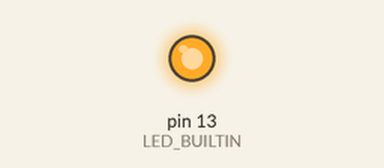
Bench run of a sketch on a simulated Arduino Uno, built with avr-gcc and run on an emulated ATmega328P. On the bench: output pins drawn as LEDs (lit = HIGH).

Above: at 0.5 s.
At 10.5 s:
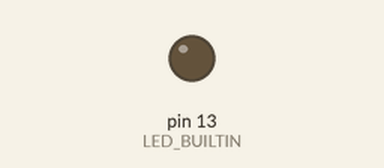
Timing chart, 0 to 15.6 s (numbered marks = the images above):
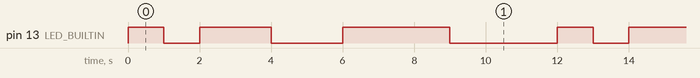

Measured:
- by itself, pin 13 (LED_BUILTIN): repeats every 12.0 s: LOW 1.0 s, HIGH 2.0 s, LOW 2.0 s, HIGH 3.0 s, LOW 3.0 s, HIGH 1.0 s
- by itself, everything shown: repeats every 12.0 s, in 6 steps

The sketch:

Blink1.ino
```cpp
// This is the solution code for the first Blinking and Fading Lights Question

void setup() {
  // Sets up the data transmission speed (baud-rate)
  // This is set at 9600 bits per second
  // Useful if you need to send information to/from
  // the arduino
  Serial.begin(9600);

  // Set the Builtin LED to Output (light)
  pinMode(LED_BUILTIN, OUTPUT);

  // Have the LED_BUILTIN start in an "LOW" state
  // This will keep the LED off
  digitalWrite(LED_BUILTIN, LOW);
}

void loop() {
  // Turn the LED on
  digitalWrite(LED_BUILTIN, HIGH);

  // Wait 1000 milliseconds (1 second) before continuing
  delay(1000);

  // Turn the LED off
  digitalWrite(LED_BUILTIN, LOW);

  // Wait 1000 milliseconds (1 second) before continuing
  delay(1000);

  // Turn the LED on
  digitalWrite(LED_BUILTIN, HIGH);

  // Wait 2000 milliseconds (2 second) before continuing
  delay(2000);

  // Turn the LED off
  digitalWrite(LED_BUILTIN, LOW);

  // Wait 2000 milliseconds (2 seconds) before continuing
  delay(2000);

    // Turn the LED on
  digitalWrite(LED_BUILTIN, HIGH);

  // Wait 3000 milliseconds (3 second) before continuing
  delay(3000);

  // Turn the LED off
  digitalWrite(LED_BUILTIN, LOW);

  // Wait 3000 milliseconds (3 seconds) before continuing
  delay(3000);

  // Go back to the start of the loop function and repeat
}
```
